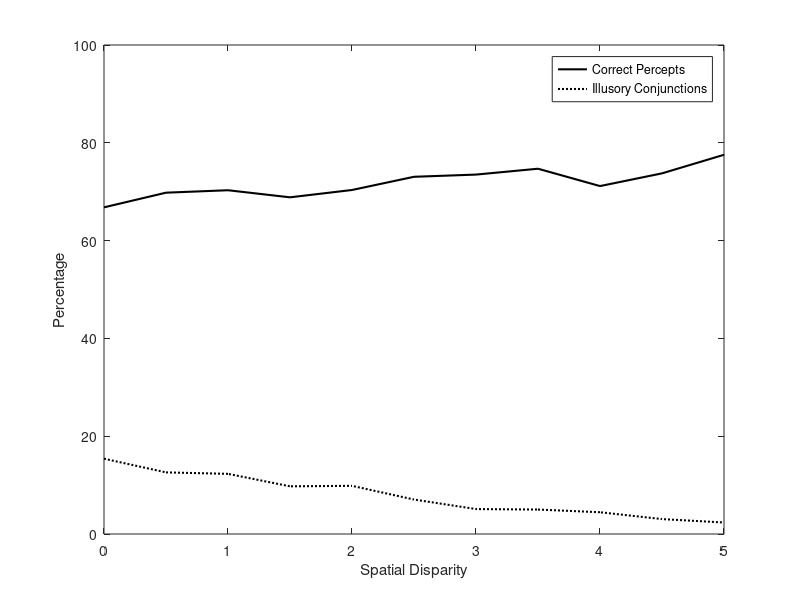

This figure's MATLAB source:
function Distance_Sim

%This function runs a simulation demonstrating the effect of spatial disparity on the frequency of illusory conjunctions.

close all

%Simulation parameters
%Temporal variables for the simulation; units are ms
Incidence_window = 5;
Sim_time = 10000;
Jitter = 3; %standard deviation of the spike time

%Define conduction delays to output neurons
Delays_1 = [6; 12]; %conduction delays to right-angle neuron
Delays_2 = [14; 22; 4]; %Conduction delays to arrow neuron
    

% ** Iterate through different amounts of spatial disparity between the objects on the
% retina **
Distance_vec = -0.5*[0:10];
Percentages = zeros(3, length(Distance_vec));
for jj = 1:length(Distance_vec)
    
    Output_count = zeros(3, 1);
    Output_num = 0;

    Precise_spikes = [6; 0; 12]; 
    Precise_spikes(3) = Precise_spikes(3) + Distance_vec(jj);

    %Simulate a cycling time series of spikes by the input neurons (+noise)
    for ii = 1:10:Sim_time %iterate over Sim_time at 10ms intervals

        %Randomly generate Gaussean jitter to apply to each neuron
        Jitter_1 = normrnd(0, Jitter, 2, 1);
        Jitter_2 = normrnd(0, Jitter, 3, 1);

        %Calculate the arrival times of each spike, including jitter and axonal
        %conduction delay
        Arrival_times_1 = Precise_spikes(1:2) + Delays_1 + Jitter_1; %Note third diagonal neuron is excluded, as does not share connection to right angle neuron
        Arrival_times_2 = Precise_spikes + Delays_2 + Jitter_2;

        %If the range of arrival times (min:max) is within the incidence
        %window, then the higher-level neuron 'activates'; if neither, count a 'non-activation'
        Incidence_1 = range(Arrival_times_1);
        Incidence_2 = range(Arrival_times_2);

        if Incidence_1 < Incidence_window && Incidence_2 < Incidence_window
            Output_count(1) = Output_count(1) + 0.5;
            Output_count(2) = Output_count(2) + 0.5;
        elseif Incidence_1 < Incidence_window
            Output_count(1) = Output_count(1) + 1;
        elseif Incidence_2 < Incidence_window
            Output_count(2) = Output_count(2) + 1;
        else
            Output_count(3) = Output_count(3) + 1;
        end

        Output_num = Output_num + 1; 
    end


    Percentages(:, jj) = (Output_count/Output_num) * 100;
end

%Reverse the vectors for improved interprability
fliplr(Percentages);
Distance_vec = Distance_vec * (-1);

figure('position', [0, 0, 800, 600])
plot(Distance_vec, Percentages(1, :), 'k', 'linewidth', 1.5)
hold on
plot(Distance_vec, Percentages(2, :), 'k:', 'linewidth', 1.5)
legend('Correct Percepts', 'Illusory Conjunctions')
xlabel('Spatial Disparity')
ylabel('Percentage')
axis([0 max(Distance_vec) 0 100])
